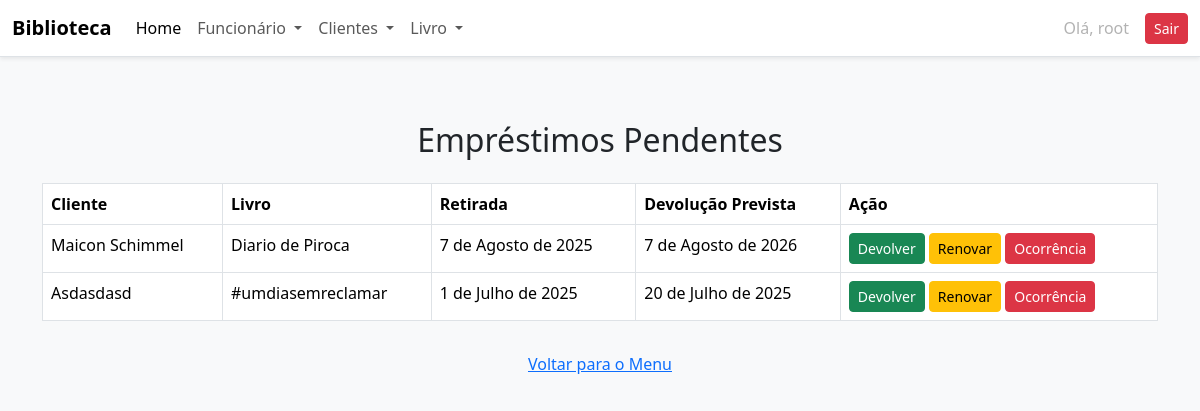
/emprestimos/ (signed in), run on an earlier commit of the app's database.
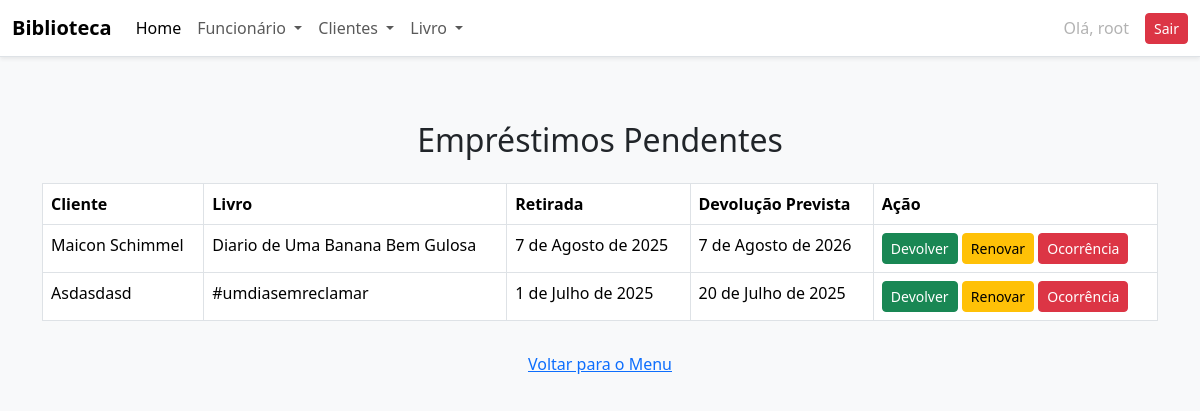
And on a later commit of the database.
### academico/models.py (models this page shows, shortened)
class Emprestimo(models.Model):
    cliente = models.ForeignKey(Cliente, on_delete=models.CASCADE)
    livro = models.ForeignKey(Livro, on_delete=models.CASCADE)
    data_retirada = models.DateField(default=timezone.now)
    data_devolucao_prevista = models.DateField()
    devolvido = models.BooleanField(default=False)
    status_ocorrencia = models.CharField(max_length=20, choices=STATUS_OCORRENCIA, default='normal')

class Livro(models.Model):
    titulo = models.CharField(max_length=200)
    autor = models.CharField(max_length=150)
    editora = models.CharField(max_length=100)
    ano_publicacao = models.PositiveIntegerField()
    isbn = models.CharField(max_length=20, unique=True)
    genero = models.CharField(max_length=20, choices=GENERO_CHOICES)
    quantidade_disponivel = models.PositiveIntegerField(default=1)
    foto = StdImageField(
        upload_to='fotos/alunos',
        variations={'thumb': (150, 150), 'medium': (300, 300)},
        blank=True,
        null=True
    )

class Cliente(models.Model):
    nome = models.CharField(max_length=100)
    cpf = models.CharField(max_length=14, unique=True)
    telefone = models.CharField(max_length=15)
    endereco = models.CharField(max_length=200)
    livro = models.ForeignKey(
        Livro, on_delete=models.RESTRICT, related_name="clientes")
    ativo = models.BooleanField(default=True)
    bloqueado = models.BooleanField(default=False)

### academico/views.py (the view)
# urls.py: path('emprestimos/', views.lista_emprestimos, name='lista_emprestimos'),
@login_required
def lista_emprestimos(request):
    emprestimos = Emprestimo.objects.filter(devolvido=False)
    return render(request, 'academico/lista_emprestimos.html', {'emprestimos': emprestimos})

### academico/templates/academico/lista_emprestimos.html
{% extends 'academico/base.html' %}
{% block content %}
<div class="container py-5">
    <h2 class="mb-4 text-center">Empréstimos Pendentes</h2>
    <table class="table table-bordered table-hover">
        <thead>
            <tr>
                <th>Cliente</th>
                <th>Livro</th>
                <th>Retirada</th>
                <th>Devolução Prevista</th>
                <th>Ação</th>
            </tr>
        </thead>
        <tbody>
            {% for emprestimo in emprestimos %}
                <tr>
                    <td>{{ emprestimo.cliente.nome }}</td>
                    <td>{{ emprestimo.livro.titulo }}</td>
                    <td>{{ emprestimo.data_retirada }}</td>
                    <td>{{ emprestimo.data_devolucao_prevista }}</td>
                    <td>
                        <a href="{% url 'registrar_devolucao' emprestimo.id %}" class="btn btn-success btn-sm">Devolver</a>
                        <a href="{% url 'renovar_emprestimo' emprestimo.id %}" class="btn btn-warning btn-sm">Renovar</a>
                        <a href="{% url 'registrar_ocorrencia' emprestimo.id %}" class="btn btn-danger btn-sm">Ocorrência</a>
                    </td>
                </tr>
            {% empty %}
                <tr>
                    <td colspan="5" class="text-center">Nenhum empréstimo pendente.</td>
                </tr>
            {% endfor %}
        </tbody>
    </table>
    <div class="text-center mt-4">
        <a href="{% url 'index' %}" class="btn btn-link">Voltar para o Menu</a>
    </div>
</div>
{% endblock %}

What changed in the data, as far as the page shows it:
changed through a linked row, Emprestimo "Maicon Schimmel": livro.titulo "Diario de Piroca" → "Diario de Uma Banana Bem Gulosa"
